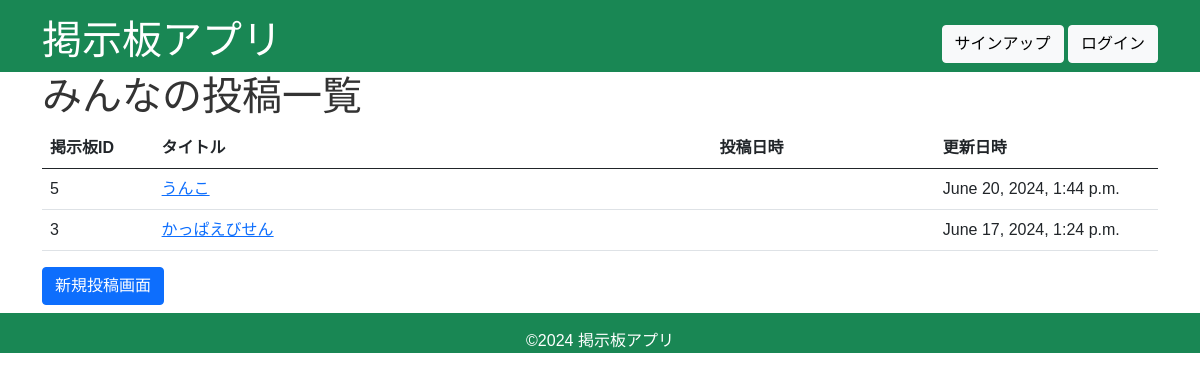
/, run on an earlier commit of the app's database.
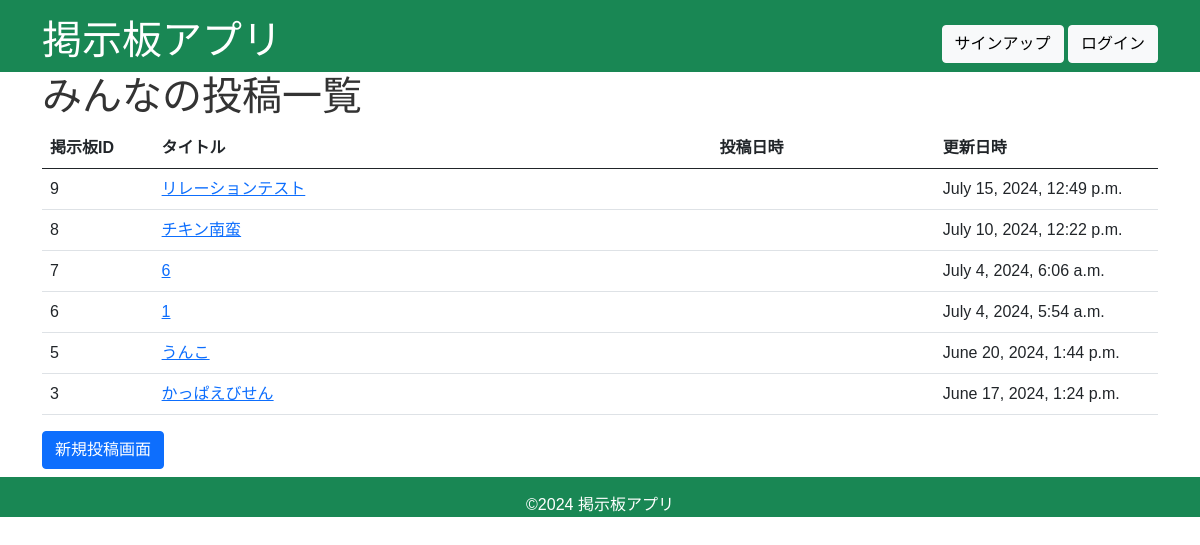
And on a later commit of the database.
### app/models.py (models this page shows, shortened)
class Board(models.Model):
    title = models.CharField(max_length=200)
    content = models.TextField()
    user = models.ForeignKey(User, on_delete=models.CASCADE, related_name='boards', null=True)
    created_at = models.DateTimeField(auto_now_add=True)
    updated_at = models.DateTimeField(auto_now=True)

### app/views.py (the view)
# urls.py: path('', views.index, name='index'),
def index(request):
    boards = Board.objects.all().order_by('-updated_at')
    return render(request, 'index.html', {'boards': boards})

### templates/index.html (shortened to what this page needs)
{% extends 'bace.html' %}
{% block content %}
    <section>
        <h1>みんなの投稿一覧</h1>
        <table class="table">
            <colgroup>
                <col style="width: 10%;">
                <col style="width: 50%;">
                <col style="width: 20%;">
                <col style="width: 20%;">
            </colgroup>
            <thead>
                <tr>
                    <th scope="col">掲示板ID</th>
                    <th scope="col">タイトル</th>
                    <th scope="col">投稿日時</th>
                    <th scope="col">更新日時</th>
                </tr>
            </thead>
            <tbody>
                {% for board in boards %}
                <tr>
                    <td scope="col">{{board.id}}</td>
                    <td scope="col"><a href="{% url 'show' pk=board.id %}">{{board.title}}</td>
                    <td scope="col">{{board.creted_at}}</td>
                    <td scope="col">{{board.updated_at}}</td>
                </tr>
                {% endfor %}
            </tbody>
        </table>
        <a href="{% url 'new' %}" class="btn btn-primary">新規投稿画面</a>
    </section>
{% endblock %}

What changed in the data, as far as the page shows it:
added Board: id "9", title "リレーションテスト", updated_at "July 15, 2024, 12:49 p.m."
added Board: id "8", title "チキン南蛮", updated_at "July 10, 2024, 12:22 p.m."
added Board: id "7", title "6", updated_at "July 4, 2024, 6:06 a.m."
added Board: id "6", title "1", updated_at "July 4, 2024, 5:54 a.m."
